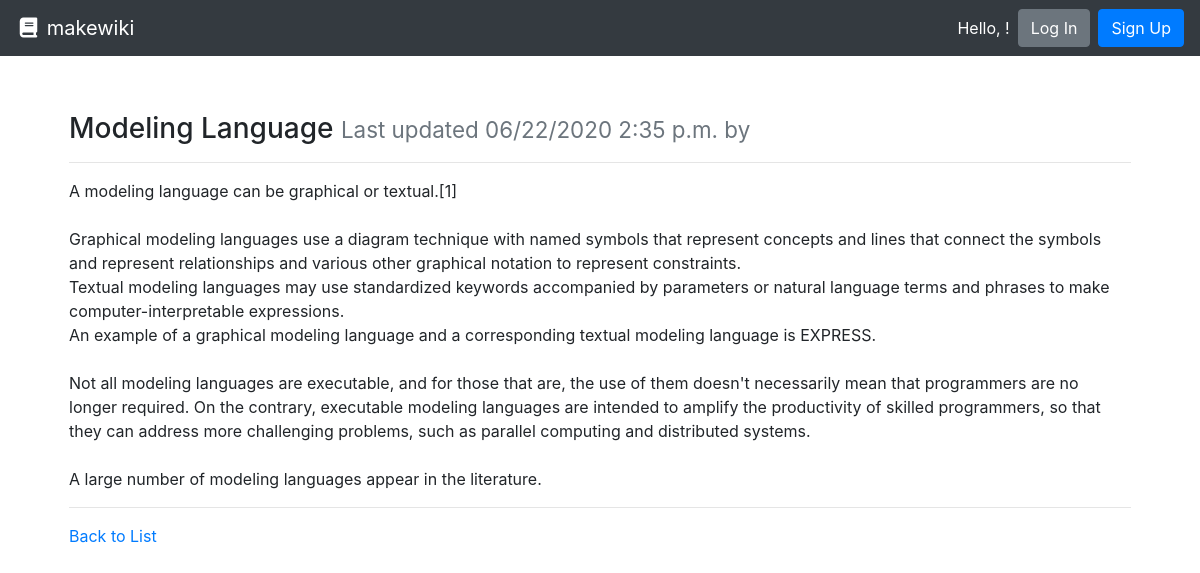
The app's page /w/modeling-language/ with its own data.
### wiki/models.py (models this page shows, shortened)
class Article(models.Model):
    title = models.CharField(max_length=settings.WIKI_ARTICLE_TITLE_MAX_LENGTH, unique=True,
                             help_text="Title of your article.")
    author = models.ForeignKey(User, on_delete=models.PROTECT,
                               help_text="The user that posted this article.")
    slug = models.CharField(max_length=settings.WIKI_ARTICLE_TITLE_MAX_LENGTH, blank=True, editable=False,
                            help_text="Unique URL path to access this article. Generated by the system.")
    content = models.TextField(
        help_text="Write the content of your particleage here.")
    created = models.DateTimeField(auto_now_add=True,
                                   help_text="The date and time this article was created. Automatically generated when the model saves.")
    modified = models.DateTimeField(auto_now=True,
                                    help_text="The date and time this article was updated. Automatically generated when the model updates.")

### wiki/views.py (the view)
# urls.py: path('w/<str:slug>/', ArticleDetailView.as_view(), name='wiki-details-page'),
class ArticleDetailView(DetailView):
    model = Article
    def get(self, request, slug):
        article = self.get_queryset().get(slug__iexact=slug)
        return render(request, 'article.html', {
          'article': article
        })

### wiki/templates/article.html
{% extends "base.html" %}
{% block content %}
  <div class="row">
    <div class="col m-4">
      <h3>{{ article.title }} <small class="text-muted">Last updated {{ article.modified|date:"SHORT_DATETIME_FORMAT" }} by <b>{{ page.author.username }}</b></small></h3>
      <hr>
      <p>{{ article.content|linebreaksbr }}</p>
      <hr>
      <a href="{% url 'wiki-list-page' %}">Back to List</a>
    </div>
  </div>
{% endblock %}

### records on screen
Article: title "Modeling Language", modified "06/22/2020 2:35 p.m.", content "A modeling language can be graphical or textual.[1] Graphical modeling languages use a diagram technique with named symbols that represent concepts and lines that connect the symbols and represent relationships and various other graphical notation to represent constraints. Textual modeling languages may use standardized keywords accompanied by parameters or natural language terms and phrases to make computer-interpretable expressions. An example of a graphical modeling language and a corresponding textual modeling language is EXPRESS. Not all modeling languages are executable, and for those that are, the use of them doesn't necessarily mean that programmers are no longer required. On the…"
